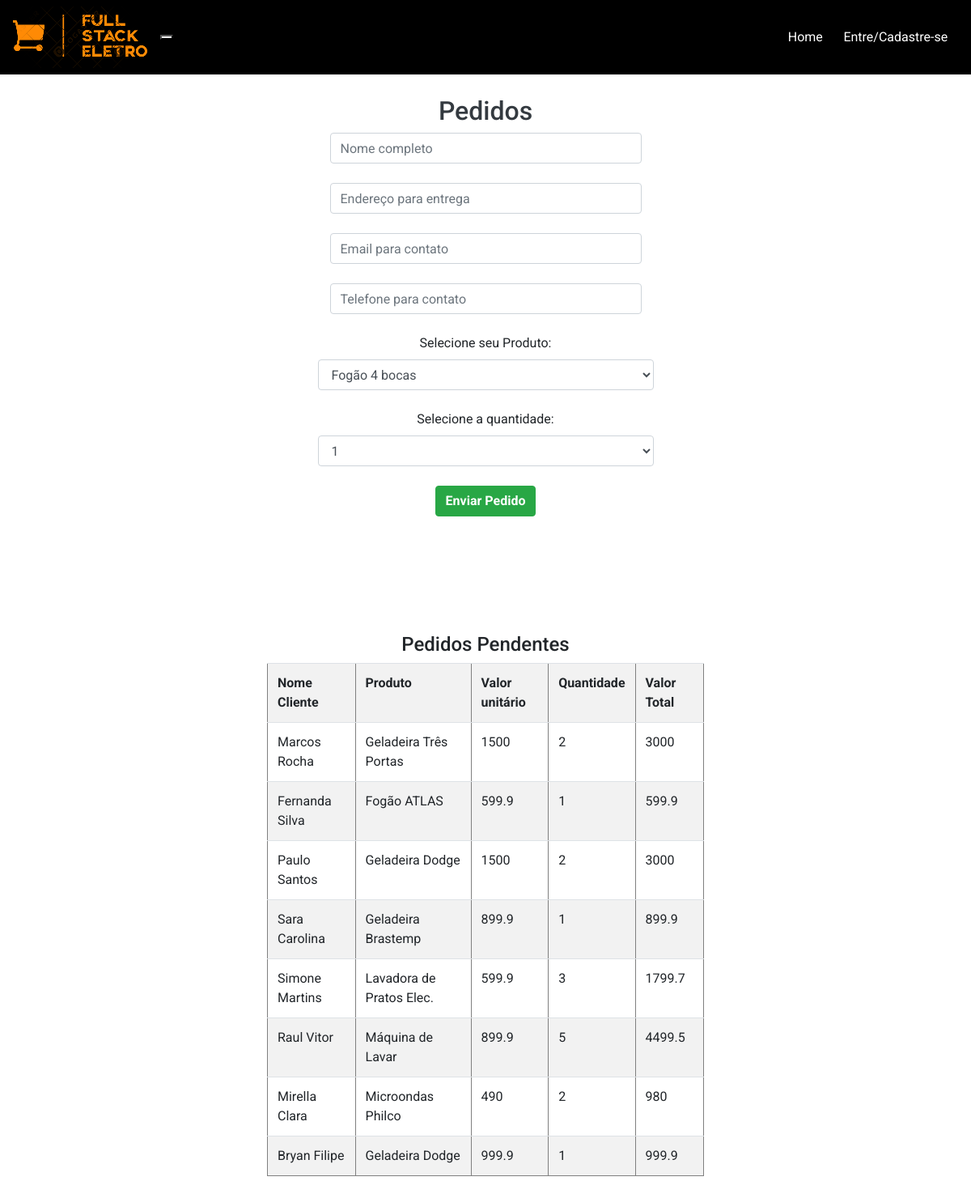
Screenshot of /Pedidos.php with the database file from the repository.
### tables this page shows
create table pedidos(
	id int auto_increment,
	nome_cliente varchar(100),
	endereco varchar(500),
	email varchar(200),
	telefone varchar(80),
	nome_produto varchar(300),
	valor_unitario float,
    quantidade INT,
    valor_total float,
	primary key(id)
);

### Pedidos.php (the view, shortened to what this page needs)
<!DOCTYPE html>
<html lang="pt-br">
<head>
    <link rel="stylesheet" href="https://cdn.jsdelivr.net/npm/bootstrap@4.5.3/dist/css/bootstrap.min.css">
    <link rel="stylesheet" href="./css/styles.css">
</head>
<body>
    <div class="container" id="nav-container">
            <nav class="navbar navbar-expand-lg fixed-top">
                <a href = "#" class="navbar-brand">
                    <img src="./imagens/logo.png" alt="logo" alt="Logo Full Stack Eletro">
                </a>
                <button class="navbaar-toggler" type="button" data-toggle="collapse" data-target="#navbar-links"
                    aria-controls="navbar-links" arua-expanded="false" aria-label="Toggle navigation">
                </button>
                <div class="collapse navbar-collapse justify-content-end" id="navbar-links">
                    <div class="navbar-nav">
                        <a class="nav-item nav-link" id="home-menu" href="./index.php"> Home </a>
                        <a class="nav-item nav-link" id="conta-menu" href="#"> Entre/Cadastre-se </a>
                    </div>
                </div>
            </nav>
        </div>
    <main class="row container align-items-center justify-content-center m-auto" style="height: 89vh;">
        <div class="card border-0 col-lg-5 col-md-8 col-12 py-5" align="center">
            <h2 class="text-center text-dark">Pedidos</h2>
                <form class="col-lg-12" action="./processamento banco de dados/processamento_pedidos.php" method="post">
                    <div class="col-12">
                        <input class="form-control" type="nome_cliente" id="nome" name="nome_cliente" placeholder="Nome completo" required>
                    </div>
                    <br>
                    <div class="col-12">
                        <input class="form-control" type="endereco" id="endereco" name="endereco" placeholder="Endereço para entrega" required>
                    </div>
                    <br>
                    <div class="col-12">
                        <input class="form-control" type="email" id="email" name="email" placeholder="Email para contato" required>
                    </div>
                    <br>
                    <div class="col-12">
                        <input class="form-control" type="telefone" id="telefone" name="telefone" placeholder="Telefone para contato" required>
                    </div>
                    <br>
                    <div class = "opcoes_produtos">
                    <label for="">Selecione seu Produto:</label>
                    <select class="form-control" name = "produto">
                        <option value="FOGAO 4 BOCAS">Fogão 4 bocas</option>
                    </select>
                    </div>
                    <br>
                    <div class = "quantidade_produtos">
                    <label for="">Selecione a quantidade:</label>
                    <select class="form-control" name="quantidade">
                        <option value="1">1</option>
                    </select>
                    </div>
                    <br>
                    <button type="submit" class="btn btn-success"><b>Enviar Pedido</b></button>
                    <br>
                    <br>
                </form>
        </div>
    </main>
    <?php
    $conexao = mysqli_connect(Hostname, Username, Password, DB) ;
    $consulta = "SELECT * FROM pedidos";
    $consulta2 = $conexao->query($consulta) or die($conexao->error);
    ?>
    <div class="container" align="center">
        <div class="col-6 sm-6" align="center">
            <h4>Pedidos Pendentes</h4>
            <table class="table table-striped table-hover"  border="1">
                <tr>
                    <th>Nome Cliente</th>
                    <th>Produto</th>
                    <th>Valor unitário</th>
                    <th>Quantidade</th>
                    <th>Valor Total</th>
                </tr>
                <?php while($dado = $consulta2->fetch_array()){ ?>
                <tr>
                    <td><?php echo $dado["nome_cliente"]; ?></td>
                    <td><?php echo $dado["nome_produto"]; ?></td>
                    <td><?php echo $dado["valor_unitario"]; ?></td>
                    <td><?php echo $dado["quantidade"]; ?></td>
                    <td><?php echo $dado["valor_total"]; ?></td>
                </tr>
                <?php } ?>
            </table>
        </div>
    </div>
</body>
</html>

### css/styles.css (style rules this page uses)
body { font-family: 'Roboto', sans-serif; }
.row { margin: 0; }
.container { padding: 70px 0; }
header, .navbar { background-color: #000000; }
#nav-container { padding-top: 0; padding-bottom: 0; }
.navbar-brand { padding: 0; color: #fff; }
#navbar-links a { color: #fff; }
.navbar-expand-lg .navbar-nav .nav-link { padding: 1rem .8rem; }
.navbar-nav a { color: rgb(255, 255, 255); text-decoration: none; font-style: initial; }

### rows the page displays
pedidos: nome_cliente "Marcos Rocha", nome_produto "Geladeira Três Portas", valor_unitario "1500", quantidade "2", valor_total "3000"
pedidos: nome_cliente "Fernanda Silva", nome_produto "Fogão ATLAS", valor_unitario "599.9", quantidade "1", valor_total "599.9"
pedidos: nome_cliente "Paulo Santos", nome_produto "Geladeira Dodge", valor_unitario "1500", quantidade "2", valor_total "3000"
pedidos: nome_cliente "Sara Carolina", nome_produto "Geladeira Brastemp", valor_unitario "899.9", quantidade "1", valor_total "899.9"
pedidos: nome_cliente "Simone Martins", nome_produto "Lavadora de Pratos Elec.", valor_unitario "599.9", quantidade "3", valor_total "1799.7"
pedidos: nome_cliente "Raul Vitor", nome_produto "Máquina de Lavar", valor_unitario "899.9", quantidade "5", valor_total "4499.5"
pedidos: nome_cliente "Mirella Clara", nome_produto "Microondas Philco", valor_unitario "490", quantidade "2", valor_total "980"
pedidos: nome_cliente "Bryan Filipe", nome_produto "Geladeira Dodge", valor_unitario "999.9", quantidade "1", valor_total "999.9"
